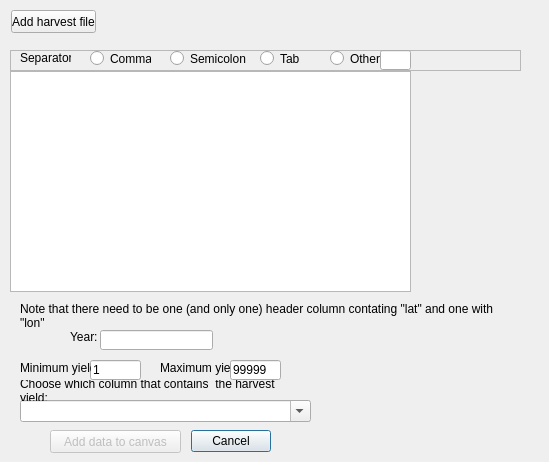
<?xml version="1.0" encoding="UTF-8"?>
<ui version="4.0">
 <class>ImportHarvestDialogBase</class>
 <widget class="QDialog" name="ImportHarvestDialogBase">
  <property name="geometry">
   <rect>
    <x>0</x>
    <y>0</y>
    <width>549</width>
    <height>462</height>
   </rect>
  </property>
  <property name="windowTitle">
   <string>Add harvest data to the model</string>
  </property>
  <property name="toolTip">
   <string>'Positive values for moving the GPS to right, negative values to move it left'</string>
  </property>
  <widget class="QDialogButtonBox" name="button_box">
   <property name="geometry">
    <rect>
     <x>40</x>
     <y>430</y>
     <width>231</width>
     <height>23</height>
    </rect>
   </property>
   <property name="orientation">
    <enum>Qt::Horizontal</enum>
   </property>
   <property name="standardButtons">
    <set>QDialogButtonBox::Cancel</set>
   </property>
   <property name="centerButtons">
    <bool>false</bool>
   </property>
  </widget>
  <widget class="QPushButton" name="add_input_file">
   <property name="geometry">
    <rect>
     <x>11</x>
     <y>10</y>
     <width>85</width>
     <height>23</height>
    </rect>
   </property>
   <property name="text">
    <string>Add harvest file</string>
   </property>
  </widget>
  <widget class="QTableWidget" name="TWColumnNames">
   <property name="geometry">
    <rect>
     <x>10</x>
     <y>71</y>
     <width>401</width>
     <height>221</height>
    </rect>
   </property>
   <property name="editTriggers">
    <set>QAbstractItemView::AnyKeyPressed</set>
   </property>
  </widget>
  <widget class="QPushButton" name="pButInsertDataIntoDB">
   <property name="enabled">
    <bool>false</bool>
   </property>
   <property name="geometry">
    <rect>
     <x>50</x>
     <y>430</y>
     <width>131</width>
     <height>23</height>
    </rect>
   </property>
   <property name="text">
    <string>Add data to canvas</string>
   </property>
  </widget>
  <widget class="QLabel" name="label_4">
   <property name="geometry">
    <rect>
     <x>20</x>
     <y>300</y>
     <width>491</width>
     <height>31</height>
    </rect>
   </property>
   <property name="text">
    <string>Note that there need to be one (and only one) header column contating &quot;lat&quot; and one with &quot;lon&quot;</string>
   </property>
   <property name="wordWrap">
    <bool>true</bool>
   </property>
  </widget>
  <widget class="QComboBox" name="ComBHarvestCol">
   <property name="geometry">
    <rect>
     <x>20</x>
     <y>400</y>
     <width>291</width>
     <height>22</height>
    </rect>
   </property>
   <property name="editable">
    <bool>true</bool>
   </property>
  </widget>
  <widget class="QLabel" name="label_5">
   <property name="geometry">
    <rect>
     <x>20</x>
     <y>380</y>
     <width>271</width>
     <height>21</height>
    </rect>
   </property>
   <property name="text">
    <string>Choose which column that contains  the harvest yield:</string>
   </property>
   <property name="wordWrap">
    <bool>true</bool>
   </property>
  </widget>
  <widget class="QLineEdit" name="LEYear">
   <property name="geometry">
    <rect>
     <x>100</x>
     <y>330</y>
     <width>113</width>
     <height>20</height>
    </rect>
   </property>
  </widget>
  <widget class="QLabel" name="label_3">
   <property name="geometry">
    <rect>
     <x>70</x>
     <y>330</y>
     <width>47</width>
     <height>13</height>
    </rect>
   </property>
   <property name="text">
    <string>Year:</string>
   </property>
  </widget>
  <widget class="QLineEdit" name="minimum_yield">
   <property name="geometry">
    <rect>
     <x>90</x>
     <y>360</y>
     <width>51</width>
     <height>20</height>
    </rect>
   </property>
   <property name="text">
    <string>1</string>
   </property>
  </widget>
  <widget class="QLabel" name="label_6">
   <property name="geometry">
    <rect>
     <x>20</x>
     <y>360</y>
     <width>71</width>
     <height>16</height>
    </rect>
   </property>
   <property name="text">
    <string>Minimum yield:</string>
   </property>
  </widget>
  <widget class="QLineEdit" name="maximum_yield">
   <property name="geometry">
    <rect>
     <x>230</x>
     <y>360</y>
     <width>51</width>
     <height>20</height>
    </rect>
   </property>
   <property name="text">
    <string>99999</string>
   </property>
  </widget>
  <widget class="QLabel" name="label_12">
   <property name="geometry">
    <rect>
     <x>160</x>
     <y>360</y>
     <width>71</width>
     <height>16</height>
    </rect>
   </property>
   <property name="text">
    <string>Maximum yield:</string>
   </property>
  </widget>
  <widget class="QFrame" name="frame">
   <property name="geometry">
    <rect>
     <x>10</x>
     <y>50</y>
     <width>511</width>
     <height>21</height>
    </rect>
   </property>
   <property name="frameShape">
    <enum>QFrame::StyledPanel</enum>
   </property>
   <property name="frameShadow">
    <enum>QFrame::Raised</enum>
   </property>
   <widget class="QRadioButton" name="RBComma">
    <property name="geometry">
     <rect>
      <x>80</x>
      <y>0</y>
      <width>61</width>
      <height>17</height>
     </rect>
    </property>
    <property name="text">
     <string>Comma</string>
    </property>
   </widget>
   <widget class="QRadioButton" name="RBSemi">
    <property name="geometry">
     <rect>
      <x>160</x>
      <y>0</y>
      <width>82</width>
      <height>17</height>
     </rect>
    </property>
    <property name="text">
     <string>Semicolon</string>
    </property>
   </widget>
   <widget class="QRadioButton" name="RBTab">
    <property name="geometry">
     <rect>
      <x>250</x>
      <y>0</y>
      <width>41</width>
      <height>17</height>
     </rect>
    </property>
    <property name="text">
     <string>Tab</string>
    </property>
   </widget>
   <widget class="QLabel" name="label_2">
    <property name="geometry">
     <rect>
      <x>10</x>
      <y>0</y>
      <width>51</width>
      <height>16</height>
     </rect>
    </property>
    <property name="text">
     <string>Separator</string>
    </property>
   </widget>
   <widget class="QRadioButton" name="RBOwnSep">
    <property name="geometry">
     <rect>
      <x>320</x>
      <y>0</y>
      <width>51</width>
      <height>17</height>
     </rect>
    </property>
    <property name="text">
     <string>Other:</string>
    </property>
   </widget>
   <widget class="QLineEdit" name="LEOwnSep">
    <property name="geometry">
     <rect>
      <x>370</x>
      <y>0</y>
      <width>31</width>
      <height>20</height>
     </rect>
    </property>
   </widget>
  </widget>
 </widget>
 <resources/>
 <connections>
  <connection>
   <sender>button_box</sender>
   <signal>accepted()</signal>
   <receiver>ImportHarvestDialogBase</receiver>
   <slot>accept()</slot>
   <hints>
    <hint type="sourcelabel">
     <x>20</x>
     <y>20</y>
    </hint>
    <hint type="destinationlabel">
     <x>20</x>
     <y>20</y>
    </hint>
   </hints>
  </connection>
  <connection>
   <sender>button_box</sender>
   <signal>rejected()</signal>
   <receiver>ImportHarvestDialogBase</receiver>
   <slot>reject()</slot>
   <hints>
    <hint type="sourcelabel">
     <x>20</x>
     <y>20</y>
    </hint>
    <hint type="destinationlabel">
     <x>20</x>
     <y>20</y>
    </hint>
   </hints>
  </connection>
 </connections>
</ui>
